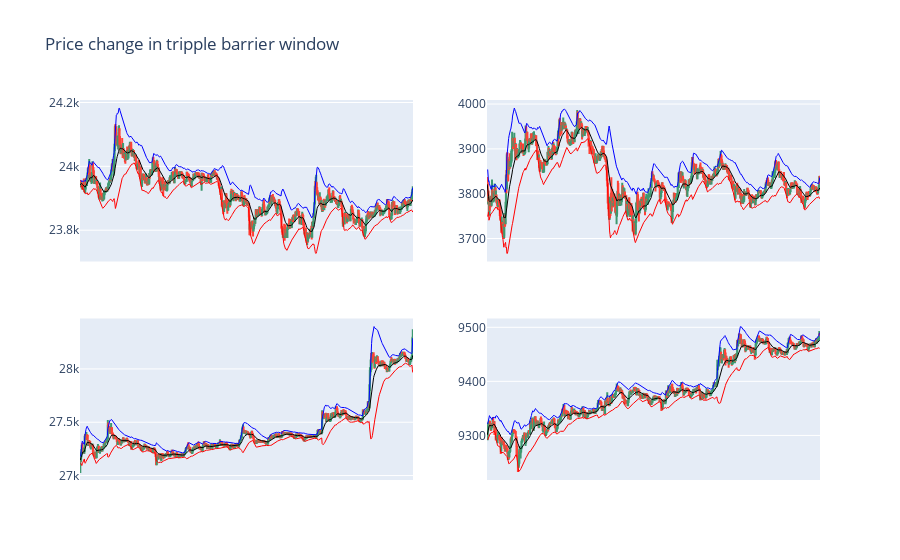

Write notebook code for a chart like this one.
### Code cell
import random
import plotly.graph_objects as go
from plotly.subplots import make_subplots

n = 2; m = 2
label_1 = labels[labels['bin'] == 0]
list_1 = random.sample(list(label_1.index), k = n*m)

fig = make_subplots(
    rows = n, cols = m
)

for idx, st in enumerate(list_1):
  et = triple_barrier_events.loc[st]['t1']
  gr_dt = data.loc[st:et]
  avg, upper, lower = bbands(gr_dt['close'], 20, no_of_stdev=2)
  fig.add_trace(go.Candlestick(x=gr_dt.index,
                open=gr_dt.open, high=gr_dt.high,
                low=gr_dt.low, close=gr_dt.close),
                row = idx//n + 1, col = idx%m + 1)
  fig.add_trace(go.Scatter(x=gr_dt.index, y = avg,
                           line = dict(color='black', width=1)),
                row = idx//n + 1, col = idx%m + 1)
  fig.add_trace(go.Scatter(x=gr_dt.index, y = upper,
                           line = dict(color='blue', width=1)),
                row = idx//n + 1, col = idx%m + 1)
  fig.add_trace(go.Scatter(x=gr_dt.index, y = lower,
                           line = dict(color='red', width=1)),
                row = idx//n + 1, col = idx%m + 1)
  
  fig.update_xaxes(rangeslider_visible=False, visible = False)

fig.update_layout(title = 'Price change in tripple barrier window ')
fig.update_traces(showlegend = False)
fig.show()

### Figure 1 — Plotly figure (JSON) as saved in the notebook; plotly's stock layout.template omitted (floating-point values rounded to 4 significant figures; data arrays with more than 128 entries replaced by an {"elided": "..."} marker saying what was removed)
{"data": [{"close": {"elided": "738 float values"}, "high": {"elided": "738 float values"}, "low": {"elided": "738 float values"}, "open": {"elided": "738 float values"}, "showlegend": false, "type": "candlestick", "x": {"elided": "738 str values"}, "xaxis": "x", "yaxis": "y"}, {"line": {"color": "black", "width": 1}, "showlegend": false, "type": "scatter", "x": {"elided": "738 str values"}, "xaxis": "x", "y": {"elided": "738 float values"}, "yaxis": "y"}, {"line": {"color": "blue", "width": 1}, "showlegend": false, "type": "scatter", "x": {"elided": "738 str values"}, "xaxis": "x", "y": {"elided": "738 float values"}, "yaxis": "y"}, {"line": {"color": "red", "width": 1}, "showlegend": false, "type": "scatter", "x": {"elided": "738 str values"}, "xaxis": "x", "y": {"elided": "738 float values"}, "yaxis": "y"}, {"close": {"elided": "762 float values"}, "high": {"elided": "762 float values"}, "low": {"elided": "762 float values"}, "open": {"elided": "762 float values"}, "showlegend": false, "type": "candlestick", "x": {"elided": "762 str values"}, "xaxis": "x2", "yaxis": "y2"}, {"line": {"color": "black", "width": 1}, "showlegend": false, "type": "scatter", "x": {"elided": "762 str values"}, "xaxis": "x2", "y": {"elided": "762 float values"}, "yaxis": "y2"}, {"line": {"color": "blue", "width": 1}, "showlegend": false, "type": "scatter", "x": {"elided": "762 str values"}, "xaxis": "x2", "y": {"elided": "762 float values"}, "yaxis": "y2"}, {"line": {"color": "red", "width": 1}, "showlegend": false, "type": "scatter", "x": {"elided": "762 str values"}, "xaxis": "x2", "y": {"elided": "762 float values"}, "yaxis": "y2"}, {"close": {"elided": "808 float values"}, "high": {"elided": "808 float values"}, "low": {"elided": "808 float values"}, "open": {"elided": "808 float values"}, "showlegend": false, "type": "candlestick", "x": {"elided": "808 str values"}, "xaxis": "x3", "yaxis": "y3"}, {"line": {"color": "black", "width": 1}, "showlegend": false, "type": "scatter", "x": {"elided": "808 str values"}, "xaxis": "x3", "y": {"elided": "808 float values"}, "yaxis": "y3"}, {"line": {"color": "blue", "width": 1}, "showlegend": false, "type": "scatter", "x": {"elided": "808 str values"}, "xaxis": "x3", "y": {"elided": "808 float values"}, "yaxis": "y3"}, {"line": {"color": "red", "width": 1}, "showlegend": false, "type": "scatter", "x": {"elided": "808 str values"}, "xaxis": "x3", "y": {"elided": "808 float values"}, "yaxis": "y3"}, {"close": {"elided": "738 float values"}, "high": {"elided": "738 float values"}, "low": {"elided": "738 float values"}, "open": {"elided": "738 float values"}, "showlegend": false, "type": "candlestick", "x": {"elided": "738 str values"}, "xaxis": "x4", "yaxis": "y4"}, {"line": {"color": "black", "width": 1}, "showlegend": false, "type": "scatter", "x": {"elided": "738 str values"}, "xaxis": "x4", "y": {"elided": "738 float values"}, "yaxis": "y4"}, {"line": {"color": "blue", "width": 1}, "showlegend": false, "type": "scatter", "x": {"elided": "738 str values"}, "xaxis": "x4", "y": {"elided": "738 float values"}, "yaxis": "y4"}, {"line": {"color": "red", "width": 1}, "showlegend": false, "type": "scatter", "x": {"elided": "738 str values"}, "xaxis": "x4", "y": {"elided": "738 float values"}, "yaxis": "y4"}], "layout": {"title": {"text": "Price change in tripple barrier window "}, "xaxis": {"anchor": "y", "domain": [0, 0.45], "rangeslider": {"visible": false}, "visible": false}, "xaxis2": {"anchor": "y2", "domain": [0.55, 1], "rangeslider": {"visible": false}, "visible": false}, "xaxis3": {"anchor": "y3", "domain": [0, 0.45], "rangeslider": {"visible": false}, "visible": false}, "xaxis4": {"anchor": "y4", "domain": [0.55, 1], "rangeslider": {"visible": false}, "visible": false}, "yaxis": {"anchor": "x", "domain": [0.575, 1]}, "yaxis2": {"anchor": "x2", "domain": [0.575, 1]}, "yaxis3": {"anchor": "x3", "domain": [0, 0.425]}, "yaxis4": {"anchor": "x4", "domain": [0, 0.425]}}}
